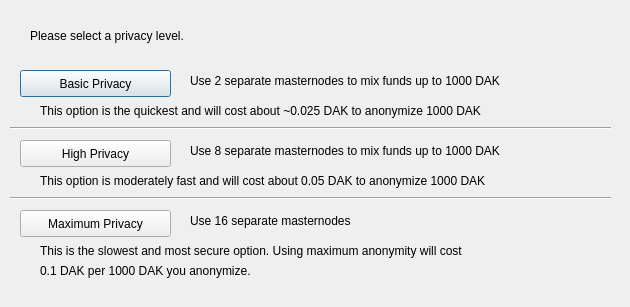
<?xml version="1.0" encoding="UTF-8"?>
<ui version="4.0">
 <class>DarksendConfig</class>
 <widget class="QDialog" name="DarksendConfig">
  <property name="geometry">
   <rect>
    <x>0</x>
    <y>0</y>
    <width>630</width>
    <height>307</height>
   </rect>
  </property>
  <property name="windowTitle">
   <string>Configure PrivateSend</string>
  </property>
  <widget class="QPushButton" name="buttonBasic">
   <property name="geometry">
    <rect>
     <x>20</x>
     <y>70</y>
     <width>151</width>
     <height>27</height>
    </rect>
   </property>
   <property name="text">
    <string>Basic Privacy</string>
   </property>
  </widget>
  <widget class="QPushButton" name="buttonHigh">
   <property name="geometry">
    <rect>
     <x>20</x>
     <y>140</y>
     <width>151</width>
     <height>27</height>
    </rect>
   </property>
   <property name="text">
    <string>High Privacy</string>
   </property>
  </widget>
  <widget class="QPushButton" name="buttonMax">
   <property name="geometry">
    <rect>
     <x>20</x>
     <y>210</y>
     <width>151</width>
     <height>27</height>
    </rect>
   </property>
   <property name="text">
    <string>Maximum Privacy</string>
   </property>
  </widget>
  <widget class="QLabel" name="label">
   <property name="geometry">
    <rect>
     <x>30</x>
     <y>20</y>
     <width>571</width>
     <height>31</height>
    </rect>
   </property>
   <property name="text">
    <string>Please select a privacy level.</string>
   </property>
  </widget>
  <widget class="QLabel" name="label_2">
   <property name="geometry">
    <rect>
     <x>190</x>
     <y>70</y>
     <width>421</width>
     <height>21</height>
    </rect>
   </property>
   <property name="text">
    <string>Use 2 separate masternodes to mix funds up to 1000 DAK</string>
   </property>
  </widget>
  <widget class="QLabel" name="label_3">
   <property name="geometry">
    <rect>
     <x>190</x>
     <y>140</y>
     <width>411</width>
     <height>21</height>
    </rect>
   </property>
   <property name="text">
    <string>Use 8 separate masternodes to mix funds up to 1000 DAK</string>
   </property>
  </widget>
  <widget class="QLabel" name="label_4">
   <property name="geometry">
    <rect>
     <x>190</x>
     <y>210</y>
     <width>421</width>
     <height>21</height>
    </rect>
   </property>
   <property name="text">
    <string>Use 16 separate masternodes</string>
   </property>
  </widget>
  <widget class="QLabel" name="label_6">
   <property name="geometry">
    <rect>
     <x>40</x>
     <y>100</y>
     <width>561</width>
     <height>21</height>
    </rect>
   </property>
   <property name="text">
    <string>This option is the quickest and will cost about ~0.025 DAK to anonymize 1000 DAK</string>
   </property>
  </widget>
  <widget class="QLabel" name="label_7">
   <property name="geometry">
    <rect>
     <x>40</x>
     <y>170</y>
     <width>561</width>
     <height>21</height>
    </rect>
   </property>
   <property name="text">
    <string>This option is moderately fast and will cost about 0.05 DAK to anonymize 1000 DAK</string>
   </property>
  </widget>
  <widget class="QLabel" name="label_8">
   <property name="geometry">
    <rect>
     <x>40</x>
     <y>240</y>
     <width>561</width>
     <height>21</height>
    </rect>
   </property>
   <property name="text">
    <string>This is the slowest and most secure option. Using maximum anonymity will cost</string>
   </property>
  </widget>
  <widget class="QLabel" name="label_9">
   <property name="geometry">
    <rect>
     <x>40</x>
     <y>260</y>
     <width>561</width>
     <height>21</height>
    </rect>
   </property>
   <property name="text">
    <string>0.1 DAK per 1000 DAK you anonymize.</string>
   </property>
  </widget>
  <widget class="Line" name="line">
   <property name="geometry">
    <rect>
     <x>10</x>
     <y>120</y>
     <width>601</width>
     <height>16</height>
    </rect>
   </property>
   <property name="orientation">
    <enum>Qt::Horizontal</enum>
   </property>
  </widget>
  <widget class="Line" name="line_2">
   <property name="geometry">
    <rect>
     <x>10</x>
     <y>190</y>
     <width>601</width>
     <height>16</height>
    </rect>
   </property>
   <property name="orientation">
    <enum>Qt::Horizontal</enum>
   </property>
  </widget>
 </widget>
 <resources/>
 <connections/>
</ui>
